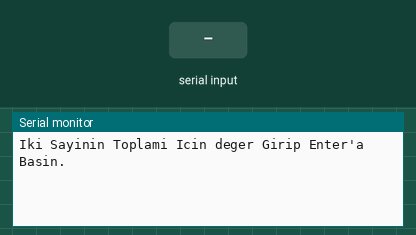
Recording of a sketch running on a simulated Arduino Uno, built with avr-gcc and run on an emulated ATmega328P. Parts: the last lines printed to the serial monitor. The test bench sets the inputs (shaded band).

Above: at 1.2 s.
1.3 s: "90,45\n" received over Serial
At 2.2 s:
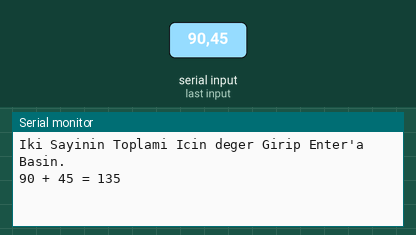
4.3 s: "30,150\n" received over Serial
At 5.7 s:
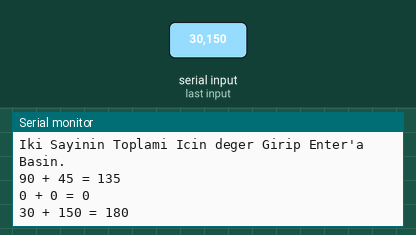
Timing chart, 0 to 7.3 s (numbered marks = the images above; inputs shaded):
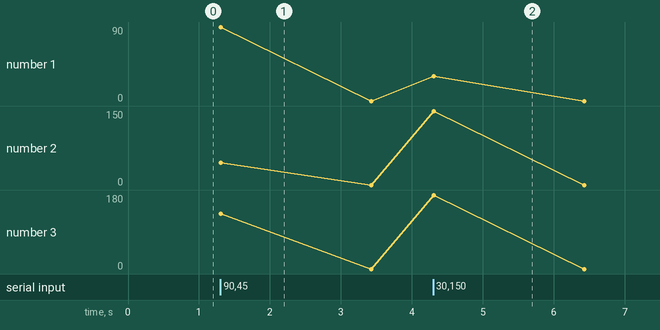

The sketch:

_3.ino
```cpp
int num1,num2,toplam;
void setup() {
  Serial.begin(9600);
  Serial.println("Iki Sayinin Toplami Icin deger Girip Enter'a Basin.");
}
void loop() {
  while(Serial.available()>0)
  {
    num1 = Serial.parseInt();
    num2=Serial.parseInt();
    Serial.print(num1);
    Serial.print(" + ");
    Serial.print(num2);
    Serial.print(" = ");
    toplam=num1+num2;
    Serial.println(toplam);
    delay(120);
  }
}
```

Measured:
- after the input at 1.3 s, the serial monitor: prints a new line at once (image 1)
- after the input at 4.3 s, the serial monitor: prints a new line at once (image 2)
